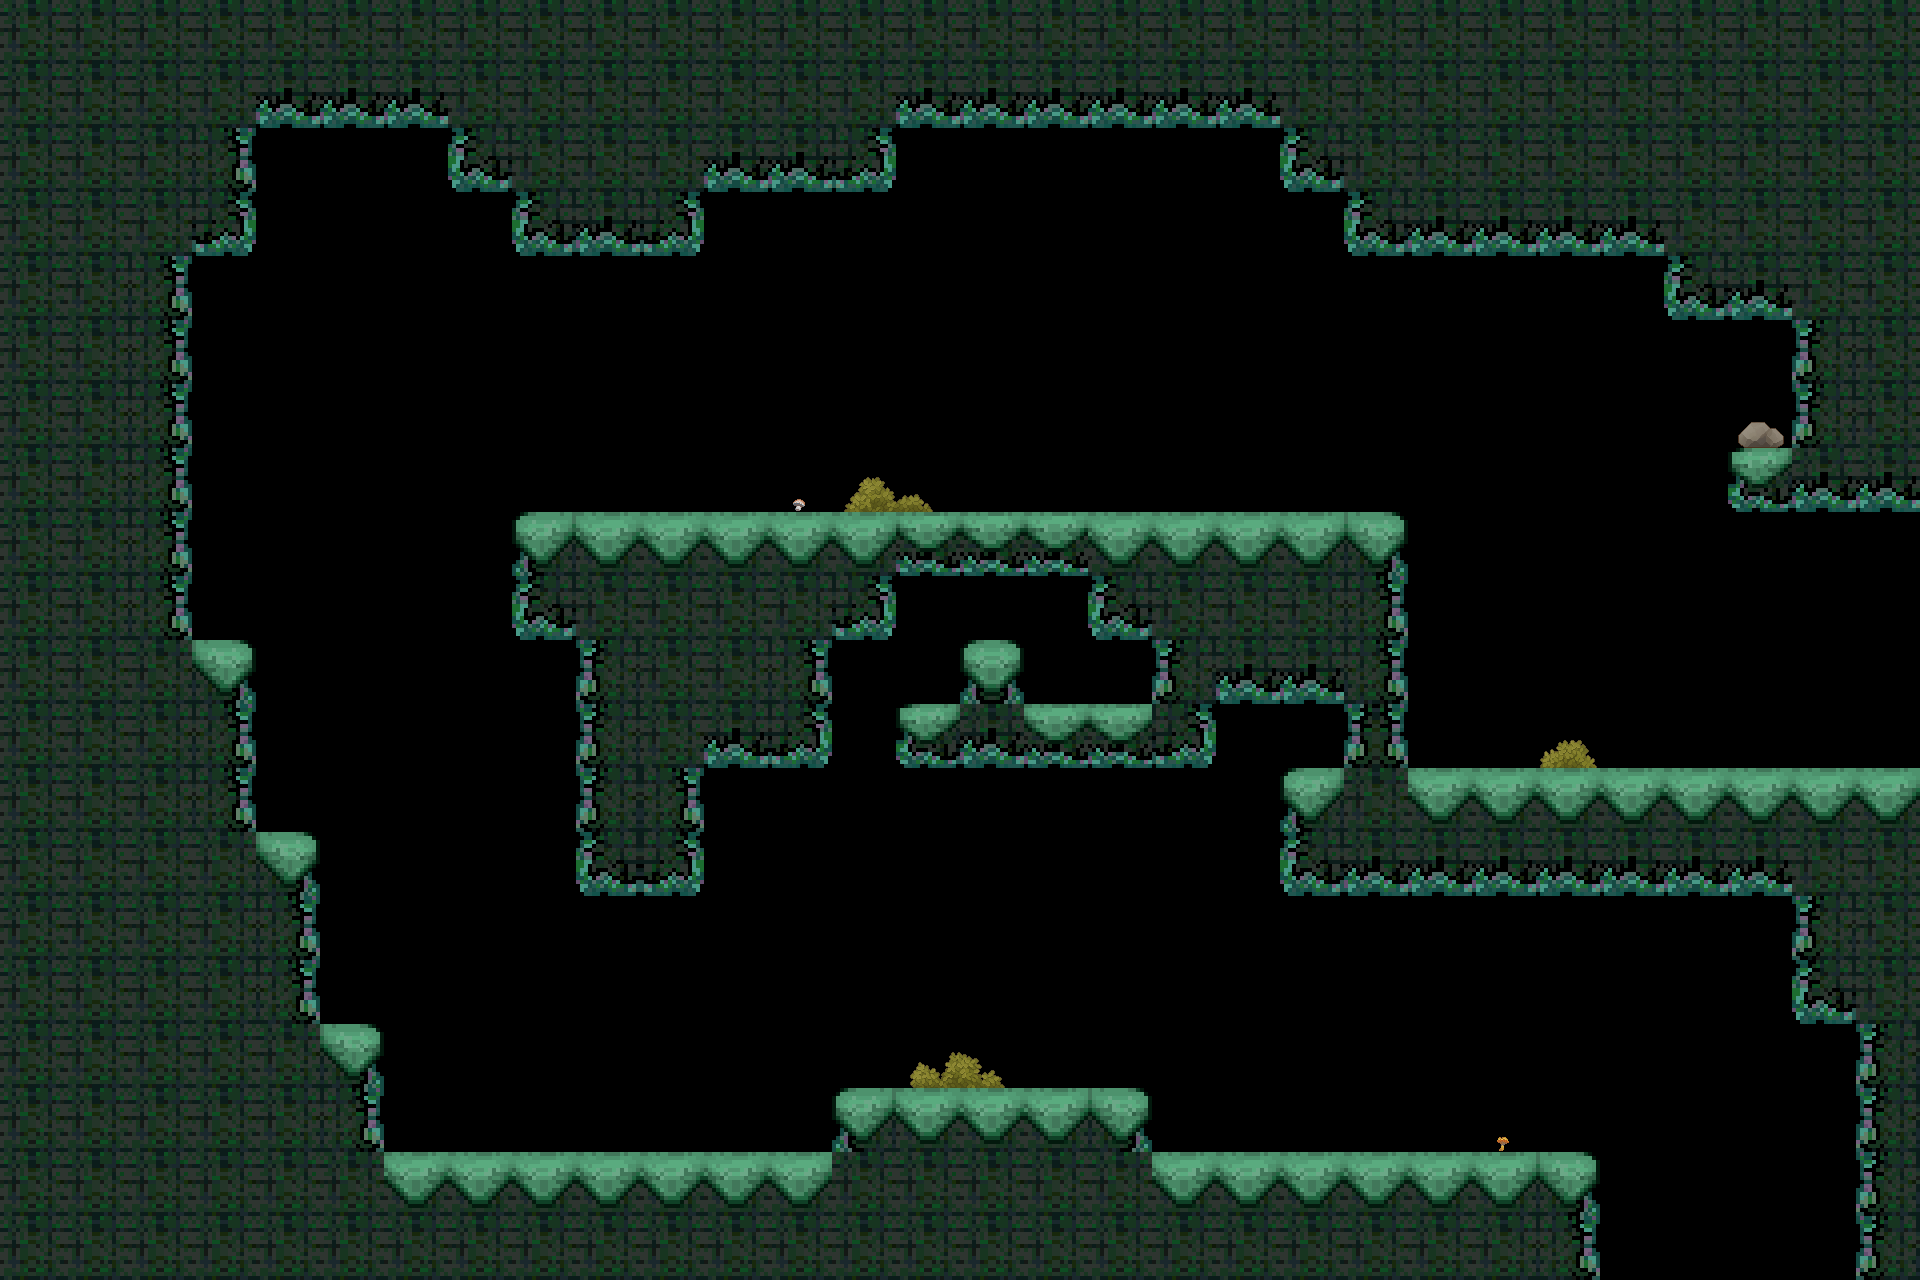

A level layout from a 2D game, rendered from its tile map. Below: a short description, then the map file with its tile-grid data intact:
An orthogonal 30x20 tile map with 64x64 px tiles, 2 tile layers (tiles, deco), 2 tilesets and 9 objects (E, S).

<map version="1.4" tiledversion="1.4.3" orientation="orthogonal" renderorder="right-down" width="30" height="20" tilewidth="64" tileheight="64" infinite="0" nextlayerid="6" nextobjectid="26">
 <tileset firstgid="1" source="../level0.tsx" />
 <tileset firstgid="17" source="../deco1.tsx" />
 <layer id="1" name="tiles" width="30" height="20">
  <data encoding="csv">
6,6,6,6,6,6,6,6,6,6,6,6,6,6,6,6,6,6,6,6,6,6,6,6,6,6,6,6,6,6,
6,6,6,6,10,10,10,6,6,6,6,6,6,6,10,10,10,10,10,10,6,6,6,6,6,6,6,6,6,6,
6,6,6,7,0,0,0,9,6,6,6,10,10,11,0,0,0,0,0,0,9,6,6,6,6,6,6,6,6,6,
6,6,6,11,0,0,0,0,9,10,11,0,0,0,0,0,0,0,0,0,0,9,10,10,10,10,6,6,6,6,
6,6,7,0,0,0,0,0,0,0,0,0,0,0,0,0,0,0,0,0,0,0,0,0,0,0,9,10,6,6,
6,6,7,0,0,0,0,0,0,0,0,0,0,0,0,0,0,0,0,0,0,0,0,0,0,0,0,0,5,6,
6,6,7,0,0,0,0,0,0,0,0,0,0,0,0,0,0,0,0,0,0,0,0,0,0,0,0,0,5,6,
6,6,7,0,0,0,0,0,0,0,0,0,0,0,0,0,0,0,0,0,0,0,0,0,0,0,0,13,10,10,
6,6,7,0,0,0,0,0,1,2,2,2,2,2,14,14,14,2,2,2,2,3,0,0,0,0,0,0,0,0,
6,6,7,0,0,0,0,0,9,6,6,6,6,11,0,0,0,9,6,6,6,7,0,0,0,0,0,0,0,0,
6,6,6,3,0,0,0,0,0,5,6,6,7,0,0,4,0,0,5,10,10,7,0,0,0,0,0,0,0,0,
6,6,6,7,0,0,0,0,0,5,6,10,11,0,13,10,14,14,11,0,0,8,0,0,0,0,0,0,0,0,
6,6,6,7,0,0,0,0,0,5,7,0,0,0,0,0,0,0,0,0,1,6,2,2,2,2,2,2,2,2,
6,6,6,6,3,0,0,0,0,9,11,0,0,0,0,0,0,0,0,0,9,10,10,10,10,10,10,10,6,6,
6,6,6,6,7,0,0,0,0,0,0,0,0,0,0,0,0,0,0,0,0,0,0,0,0,0,0,0,5,6,
6,6,6,6,7,0,0,0,0,0,0,0,0,0,0,0,0,0,0,0,0,0,0,0,0,0,0,0,9,6,
6,6,6,6,6,3,0,0,0,0,0,0,0,0,0,0,0,0,0,0,0,0,0,0,0,0,0,0,0,5,
6,6,6,6,6,7,0,0,0,0,0,0,0,1,2,2,2,3,0,0,0,0,0,0,0,0,0,0,0,5,
6,6,6,6,6,6,2,2,2,2,2,2,2,6,6,6,6,6,2,2,2,2,2,2,3,0,0,0,0,5,
6,6,6,6,6,6,6,6,6,6,6,6,6,6,6,6,6,6,6,6,6,6,6,6,7,0,0,0,0,5
</data>
 </layer>
 <layer id="5" name="deco" width="30" height="20">
  <data encoding="csv">
0,0,0,0,0,0,0,0,0,0,0,0,0,0,0,0,0,0,0,0,0,0,0,0,0,0,0,0,0,0,
0,0,0,0,0,0,0,0,0,0,0,0,0,0,0,0,0,0,0,0,0,0,0,0,0,0,0,0,0,0,
0,0,0,0,0,0,0,0,0,0,0,0,0,0,0,0,0,0,0,0,0,0,0,0,0,0,0,0,0,0,
0,0,0,0,0,0,0,0,0,0,0,0,0,0,0,0,0,0,0,0,0,0,0,0,0,0,0,0,0,0,
0,0,0,0,0,0,0,0,0,0,0,0,0,0,0,0,0,0,0,0,0,0,0,0,0,0,0,0,0,0,
0,0,0,0,0,0,0,0,0,0,0,0,0,0,0,0,0,0,0,0,0,0,0,0,0,0,0,0,0,0,
0,0,0,0,0,0,0,0,0,0,0,0,0,0,0,0,0,0,0,0,0,0,0,0,0,0,0,23,0,0,
0,0,0,0,0,0,0,0,0,0,0,0,26,18,19,0,0,0,0,0,0,0,0,0,0,0,0,0,0,0,
0,0,0,0,0,0,0,0,0,0,0,0,0,0,0,0,0,0,0,0,0,0,0,0,0,0,0,0,0,0,
0,0,0,0,0,0,0,0,0,0,0,0,0,0,0,0,0,0,0,0,0,0,0,0,0,0,0,0,0,0,
0,0,0,0,0,0,0,0,0,0,0,0,0,0,0,0,0,0,0,0,0,0,0,0,0,0,0,0,0,0,
0,0,0,0,0,0,0,0,0,0,0,0,0,0,0,0,0,0,0,0,0,0,0,0,17,0,0,0,0,0,
0,0,0,0,0,0,0,0,0,0,0,0,0,0,0,0,0,0,0,0,0,0,0,0,0,0,0,0,0,0,
0,0,0,0,0,0,0,0,0,0,0,0,0,0,0,0,0,0,0,0,0,0,0,0,0,0,0,0,0,0,
0,0,0,0,0,0,0,0,0,0,0,0,0,0,0,0,0,0,0,0,0,0,0,0,0,0,0,0,0,0,
0,0,0,0,0,0,0,0,0,0,0,0,0,0,0,0,0,0,0,0,0,0,0,0,0,0,0,0,0,0,
0,0,0,0,0,0,0,0,0,0,0,0,0,0,20,21,0,0,0,0,0,0,0,0,0,0,0,0,0,0,
0,0,0,0,0,0,0,0,0,0,0,0,0,0,0,0,0,0,0,0,0,0,0,25,0,0,0,0,0,0,
0,0,0,0,0,0,0,0,0,0,0,0,0,0,0,0,0,0,0,0,0,0,0,0,0,0,0,0,0,0,
0,0,0,0,0,0,0,0,0,0,0,0,0,0,0,0,0,0,0,0,0,0,0,0,0,0,0,0,0,0
</data>
 </layer>
 <objectgroup id="3" name="conx">
  <object id="9" name="E" x="1856" y="512" width="64" height="256" />
  <object id="19" name="S" x="1600" y="1216" width="256" height="64" />
 </objectgroup>
 <objectgroup id="4" name="spawns">
  <object id="10" x="1536" y="1088">
   <point />
  </object>
  <object id="12" x="1344" y="448">
   <point />
  </object>
  <object id="24" x="640" y="448">
   <point />
  </object>
  <object id="25" x="896" y="1024">
   <point />
  </object>
 </objectgroup>
 <objectgroup id="2" name="collision">
  <object id="16" x="0" y="0">
   <polygon points="0,0 1920,0 1920,512 1728,512 1728,448 1792,448 1792,320 1664,320 1664,256 1344,256 1344,192 1280,192 1280,128 896,128 896,192 704,192 704,256 512,256 512,192 448,192 448,128 256,128 256,256 192,256 192,640 256,640 256,832 320,832 320,1024 384,1024 384,1152 832,1152 832,1088 1152,1088 1152,1152 1600,1152 1600,1280 0,1280" />
  </object>
  <object id="21" x="512" y="512">
   <polygon points="0,0 896,0 896,256 1408,256 1408,768 1344,768 1344,512 1280,512 1280,384 768,384 768,256 832,256 832,192 704,192 704,256 384,256 384,192 448,192 448,128 512,128 512,192 640,192 640,128 576,128 576,64 384,64 384,128 320,128 320,256 192,256 192,384 64,384 64,128 0,128" />
  </object>
  <object id="23" x="32" y="32">
   <polygon points="0,0 0,1216 1856,1216 1856,0" />
  </object>
 </objectgroup>
</map>
